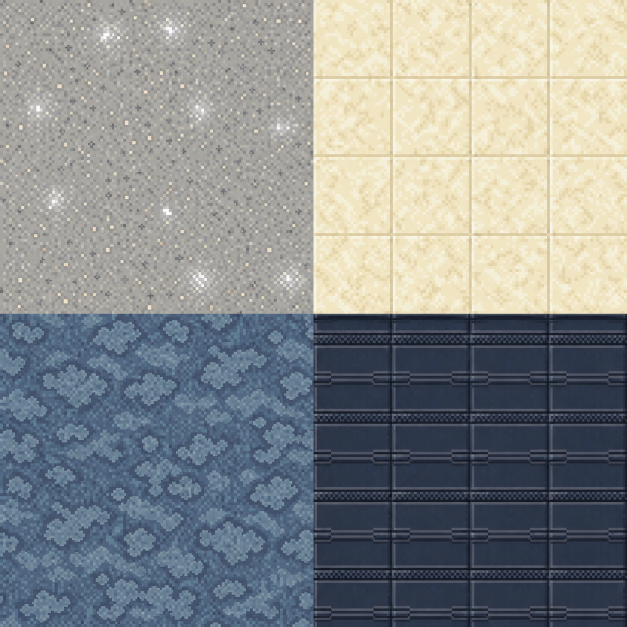
#> input picture game/assets/airport-reference-v2/source/airport-floor-atlas-v2-source.png, 1254 x 1254 px (shown at 1/2 size)
$ python pad-sprite-grid.py --input ../game/assets/airport-reference-v2/source/airport-floor-atlas-v2-source.png --output out.png --rows 5 --cols 5
#> lines starting #> are read from the running program, lines starting #| are printed output that depends on the picture
from __future__ import annotations

import argparse
from pathlib import Path

from PIL import Image


def main() -> None:
    parser = argparse.ArgumentParser()
    parser.add_argument("--input", required=True)
    parser.add_argument("--output", required=True)
    parser.add_argument("--rows", type=int, required=True)
    parser.add_argument("--cols", type=int, required=True)
    parser.add_argument("--scale", type=float, default=0.84)
    args = parser.parse_args()

    source = Image.open(args.input).convert("RGBA")
    cell_width = source.width // args.cols
#> cell_width = 250
    cell_height = source.height // args.rows
#> cell_height = 250
    output = Image.new("RGBA", source.size, (255, 0, 255, 255))
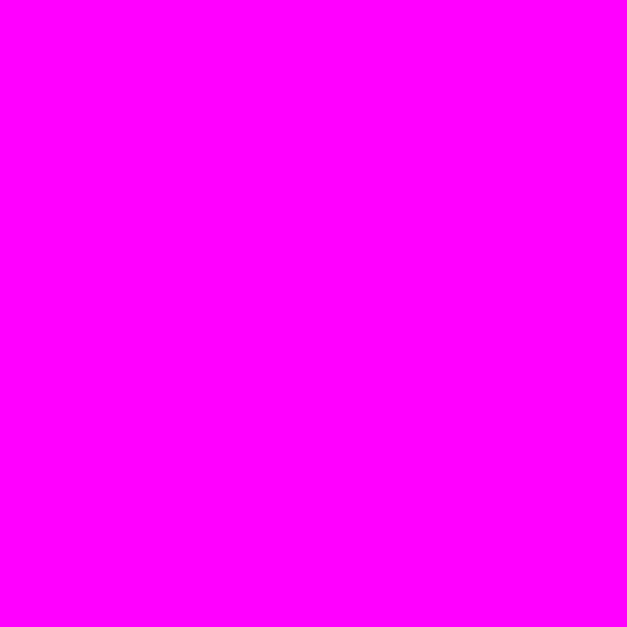
#> output: PIL image 1254x1254 RGBA (shown at 1/2 size); mean R, G, B, A 255, 0, 255, 255

    target_width = round(cell_width * args.scale)
#> target_width = 210
    target_height = round(cell_height * args.scale)
#> target_height = 210

    for row in range(args.rows):
        for column in range(args.cols):
            frame = source.crop(
                (
                    column * cell_width,
                    row * cell_height,
                    (column + 1) * cell_width,
                    (row + 1) * cell_height,
                )
            )
            frame = frame.resize((target_width, target_height), Image.Resampling.LANCZOS)
            x = column * cell_width + (cell_width - target_width) // 2
            y = row * cell_height + (cell_height - target_height) // 2
            output.alpha_composite(frame, (x, y))
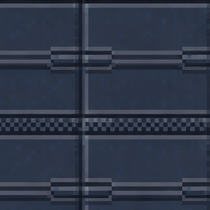
#> frame: PIL image 210x210 RGBA; mean R, G, B, A 47.2, 55.6, 72.3, 255
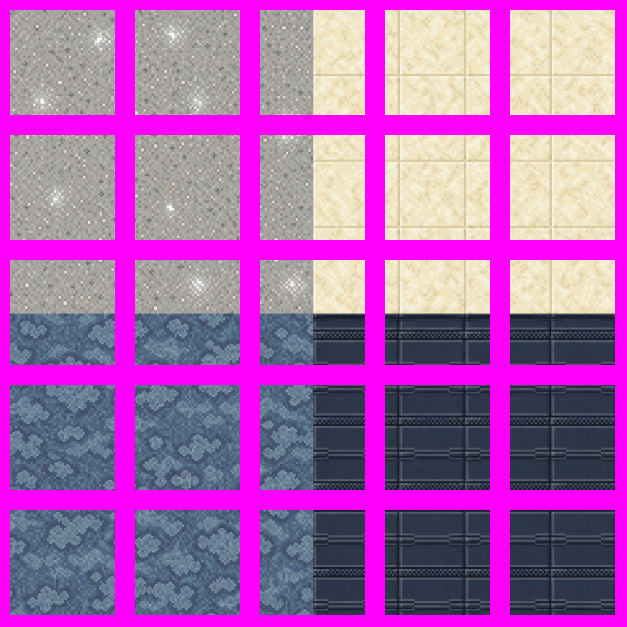
#> output: PIL image 1254x1254 RGBA (shown at 1/2 size); mean R, G, B, A 171.3, 98, 174.7, 255

    Path(args.output).parent.mkdir(parents=True, exist_ok=True)
    output.convert("RGB").save(args.output)


if __name__ == "__main__":
    main()

$ run again, on game/assets/airport-reference-v2/source/luxury-storefront-v2-source.png
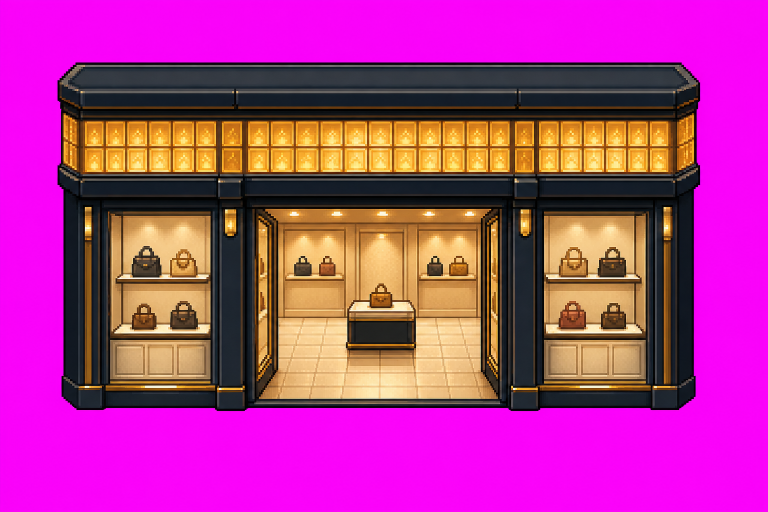
#> input picture game/assets/airport-reference-v2/source/luxury-storefront-v2-source.png, 1536 x 1024 px (shown at 1/2 size)
#> after the loop in main, `for row in range(args.rows):`:
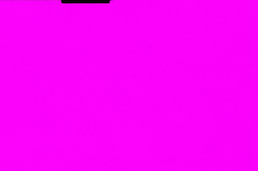
#> frame: PIL image 258x171 RGBA; mean R, G, B, A 249.2, 2.7, 248.9, 255
#> after the loop in main, `for row in range(args.rows):`:
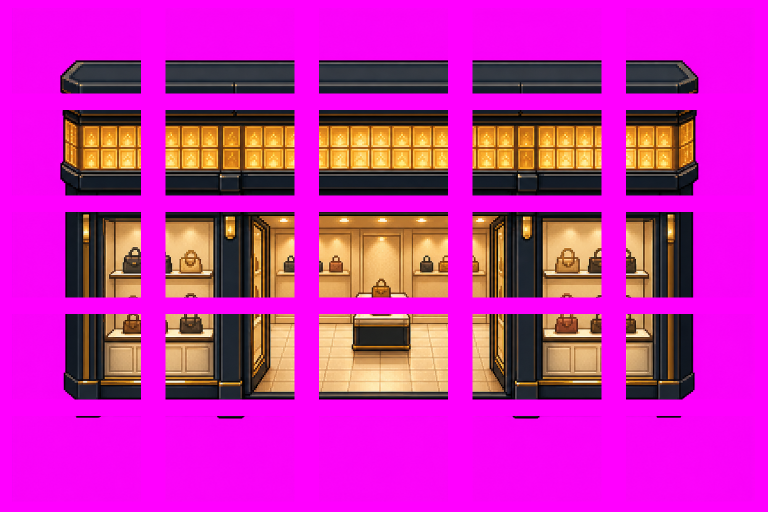
#> output: PIL image 1536x1024 RGBA (shown at 1/2 size); mean R, G, B, A 201, 37.9, 176.3, 255
